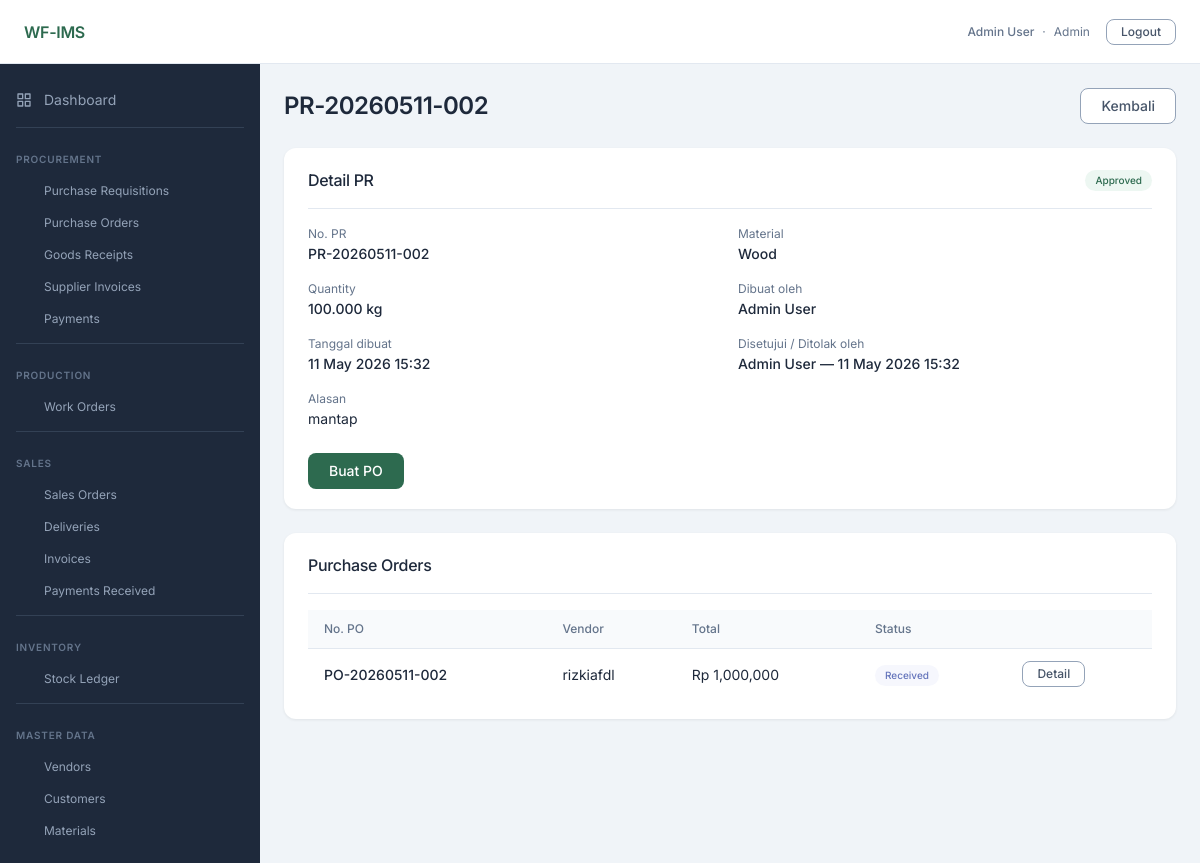
/procurement/pr/2 (signed in), run on the app's committed database.
### app/models/user.py (models this page shows, shortened)
class User(UserMixin, db.Model):
    __tablename__ = 'users'
    id = db.Column(db.Integer, primary_key=True)
    email = db.Column(db.String(120), unique=True, nullable=False)
    password_hash = db.Column(db.String(256), nullable=False)
    full_name = db.Column(db.String(100), nullable=False)
    role = db.Column(db.Enum(UserRole), nullable=False)
    is_active = db.Column(db.Boolean, default=True, nullable=False)
    created_at = db.Column(db.DateTime, default=lambda: datetime.now(timezone.utc), nullable=False)

### app/models/procurement.py (models this page shows)
class PurchaseRequisition(db.Model):
    __tablename__ = 'purchase_requisitions'
    id = db.Column(db.Integer, primary_key=True)
    pr_number = db.Column(db.String(20), unique=True, nullable=False)
    material_id = db.Column(db.Integer, db.ForeignKey('materials.id'), nullable=False)
    qty = db.Column(db.Numeric(12, 3), nullable=False)
    unit = db.Column(db.String(10), nullable=False)
    reason = db.Column(db.Text)
    status = db.Column(db.Enum(PRStatus), nullable=False, default=PRStatus.draft)
    requested_by = db.Column(db.Integer, db.ForeignKey('users.id'), nullable=False)
    approved_by = db.Column(db.Integer, db.ForeignKey('users.id'), nullable=True)
    approved_at = db.Column(db.DateTime, nullable=True)
    created_at = db.Column(db.DateTime, default=lambda: datetime.now(timezone.utc), nullable=False)
    material = db.relationship('Material', backref='purchase_requisitions')
    requester = db.relationship('User', foreign_keys=[requested_by], backref='requisitions_made')
    approver = db.relationship('User', foreign_keys=[approved_by], backref='requisitions_approved')
    purchase_orders = db.relationship('PurchaseOrder', backref='purchase_requisition', lazy='dynamic')

class PurchaseOrder(db.Model):
    __tablename__ = 'purchase_orders'
    id = db.Column(db.Integer, primary_key=True)
    po_number = db.Column(db.String(20), unique=True, nullable=False)
    pr_id = db.Column(db.Integer, db.ForeignKey('purchase_requisitions.id'), nullable=True)
    vendor_id = db.Column(db.Integer, db.ForeignKey('vendors.id'), nullable=False)
    material_id = db.Column(db.Integer, db.ForeignKey('materials.id'), nullable=False)
    qty_ordered = db.Column(db.Numeric(12, 3), nullable=False)
    unit_price = db.Column(db.Numeric(14, 2), nullable=False)
    total_amount = db.Column(db.Numeric(14, 2), nullable=False)
    expected_delivery_date = db.Column(db.Date, nullable=True)
    status = db.Column(db.Enum(POStatus), nullable=False, default=POStatus.draft)
    confirmed_at = db.Column(db.DateTime, nullable=True)
    created_by = db.Column(db.Integer, db.ForeignKey('users.id'), nullable=False)
    created_at = db.Column(db.DateTime, default=lambda: datetime.now(timezone.utc), nullable=False)
    material = db.relationship('Material', backref='purchase_orders')
    creator = db.relationship('User', foreign_keys=[created_by], backref='purchase_orders_created')
    goods_receipts = db.relationship('GoodsReceipt', backref='purchase_order', lazy='dynamic')
    supplier_invoices = db.relationship('SupplierInvoice', backref='purchase_order', lazy='dynamic')

### app/models/master.py (models this page shows)
class Material(db.Model):
    __tablename__ = 'materials'
    id = db.Column(db.Integer, primary_key=True)
    name = db.Column(db.String(100), nullable=False)
    unit = db.Column(db.String(10), nullable=False)  # kg|ton|bag
    reorder_point = db.Column(db.Numeric(12, 3), default=0)
    material_type = db.Column(db.Enum(MaterialType), nullable=False)
    created_at = db.Column(db.DateTime, default=lambda: datetime.now(timezone.utc), nullable=False)
    bom_as_fg = db.relationship(
        'BOMItem', foreign_keys='BOMItem.fg_material_id',
        backref='fg_material', lazy='dynamic',
    )
    bom_as_rm = db.relationship(
        'BOMItem', foreign_keys='BOMItem.rm_material_id',
        backref='rm_material', lazy='dynamic',
    )

class Vendor(db.Model):
    __tablename__ = 'vendors'
    id = db.Column(db.Integer, primary_key=True)
    name = db.Column(db.String(100), nullable=False)
    contact_name = db.Column(db.String(100))
    phone = db.Column(db.String(20))
    email = db.Column(db.String(120))
    address = db.Column(db.Text)
    payment_terms = db.Column(db.Integer)  # days
    is_active = db.Column(db.Boolean, default=True, nullable=False)
    created_at = db.Column(db.DateTime, default=lambda: datetime.now(timezone.utc), nullable=False)
    purchase_orders = db.relationship('PurchaseOrder', backref='vendor', lazy='dynamic')
    supplier_invoices = db.relationship('SupplierInvoice', backref='vendor', lazy='dynamic')

### app/blueprints/procurement/routes.py (the view)
@bp.route('/pr/<int:pr_id>')
@login_required
def pr_detail(pr_id):
    pr = PurchaseRequisition.query.get_or_404(pr_id)
    return render_template('procurement/pr_detail.html', pr=pr)

### app/models/user.py (called while the page is built)
@login_manager.user_loader
def load_user(user_id):
    return User.query.get(int(user_id))

### app/templates/procurement/pr_detail.html (shortened to what this page needs)
{% extends 'base.html' %}
{% block content %}
{% set sbadge = {'draft':'badge-warning','submitted':'badge-info','approved':'badge-success','rejected':'badge-danger'} %}
<div class="page-header">
  <h1 class="page-title">{{ pr.pr_number }}</h1>
  <a href="{{ url_for('procurement.pr_list') }}" class="btn btn-secondary">Kembali</a>
</div>
<div class="card">
  <div class="card-header">
    <p class="card-title">Detail PR</p>
    <span class="badge {{ sbadge.get(pr.status.value, 'badge-neutral') }}">
      {{ pr.status.value | replace('_',' ') | title }}
    </span>
  </div>
  <div class="grid-2">
    <div>
      <p class="text-sm text-muted mb-0">No. PR</p>
      <p class="fw-medium">{{ pr.pr_number }}</p>
    </div>
    <div>
      <p class="text-sm text-muted mb-0">Material</p>
      <p class="fw-medium">{{ pr.material.name }}</p>
    </div>
    <div>
      <p class="text-sm text-muted mb-0">Quantity</p>
      <p class="fw-medium">{{ pr.qty }} {{ pr.unit }}</p>
    </div>
    <div>
      <p class="text-sm text-muted mb-0">Dibuat oleh</p>
      <p class="fw-medium">{{ pr.requester.full_name }}</p>
    </div>
    <div>
      <p class="text-sm text-muted mb-0">Tanggal dibuat</p>
      <p class="fw-medium">{{ pr.created_at.strftime('%d %b %Y %H:%M') }}</p>
    </div>
    {% if pr.approver %}
    <div>
      <p class="text-sm text-muted mb-0">Disetujui / Ditolak oleh</p>
      <p class="fw-medium">{{ pr.approver.full_name }} — {{ pr.approved_at.strftime('%d %b %Y %H:%M') }}</p>
    </div>
    {% endif %}
  </div>
  {% if pr.reason %}
  <div class="mt-4">
    <p class="text-sm text-muted mb-0">Alasan</p>
    <p>{{ pr.reason }}</p>
  </div>
  {% endif %}
  <div class="form-actions">
    {% if pr.status.value == 'draft' %}
      <form method="POST" action="{{ url_for('procurement.pr_submit', pr_id=pr.id) }}">
        <button type="submit" class="btn btn-primary">Submit</button>
      </form>
    {% elif pr.status.value == 'approved' %}
      <a href="{{ url_for('procurement.po_new', pr_id=pr.id) }}" class="btn btn-primary">Buat PO</a>
    {% endif %}
  </div>
</div>
{% if pr.purchase_orders.count() > 0 %}
<div class="card mt-6">
  <div class="card-header">
    <p class="card-title">Purchase Orders</p>
  </div>
  <table class="table">
    <thead>
      <tr><th>No. PO</th><th>Vendor</th><th>Total</th><th>Status</th><th></th></tr>
    </thead>
    <tbody>
      {% for po in pr.purchase_orders %}
      <tr>
        <td class="fw-medium">{{ po.po_number }}</td>
        <td>{{ po.vendor.name }}</td>
        <td>{{ "Rp {:,.0f}".format(po.total_amount | float) }}</td>
        <td><span class="badge badge-info">{{ po.status.value | title }}</span></td>
        <td><a href="{{ url_for('procurement.po_detail', po_id=po.id) }}" class="btn btn-secondary btn-sm">Detail</a></td>
      </tr>
      {% endfor %}
    </tbody>
  </table>
</div>
{% endif %}
{% endblock %}

### app/templates/partials/navbar.html
<nav class="navbar">
  <span class="navbar-brand">WF-IMS</span>
  <div class="navbar-right">
    {% if current_user.is_authenticated %}
      <div class="navbar-user">
        <span class="fw-medium">{{ current_user.full_name }}</span>
        <span class="text-muted">·</span>
        <span class="text-muted">{{ current_user.role.value | title }}</span>
      </div>
      <a href="{{ url_for('auth.logout') }}" class="btn btn-secondary btn-sm">Logout</a>
    {% endif %}
  </div>
</nav>

### static/css/tokens.css (style rules this page uses)
:root { --color-primary-900: #1a3d2e; --color-primary-800: #1f4d39; --color-primary-700: #245c43; --color-primary-600: #2D6A4F; --color-primary-500: #3a8a66; --color-primary-400: #52a880; --color-primary-300: #7cc4a0; --color-primary-200: #a8dbbf; --color-primary-100: #d4eedf; --color-primary-50: #edf7f2; --color-secondary-900: #0f172a; --color-secondary-800: #1e293b; --color-secondary-700: #334155; --color-secondary-600: #475569; --color-secondary-500: #64748b; --color-secondary-400: #94a3b8; --color-secondary-300: #cbd5e1; --color-secondary-200: #e2e8f0; --color-secondary-100: #f1f5f9; --color-secondary-50: #f8fafc; --color-tertiary-900: #78350f; --color-tertiary-800: #92400e; --color-tertiary-700: #b45309; --color-tertiary-600: #D97706; --color-tertiary-500: #f59e0b; --color-tertiary-400: #fbbf24; --color-tertiary-300: #fcd34d; --color-tertiary-200: #fde68a; --color-tertiary-100: #fef3c7; --color-tertiary-50: #fffbeb; --color-neutral-900: #1e2a5e; --color-neutral-800: #2d3a7a; --color-neutral-700: #4050a0; --color-neutral-600: #6474BB; --color-neutral-500: #7b8fd0; --color-neutral-400: #9daade; --color-neutral-300: #bec7eb; --color-neutral-200: #dde2f4; --color-neutral-100: #eef0f9; --color-neutral-50: #f6f7fd; --color-success: var(--color-primary-600); --color-warning: var(--color-tertiary-600); --color-danger: #dc2626; --color-info: var(--color-neutral-600); --color-bg-page: #f0f4f8; --color-bg-card: #ffffff; --color-bg-sidebar: var(--color-secondary-800); --color-text-primary: var(--color-secondary-800); --color-text-muted: var(--color-secondary-500); --color-border: var(--color-secondary-200); --font-family-base: 'Inter', sans-serif; --text-display-size: 36px; --text-display-weight: 700; --text-display-tracking: -0.72px; --text-h1-size: 24px; --text-h1-weight: 600; --text-h1-tracking: -0.48px; --text-h2-size: 20px; --text-h2-weight: 500; --text-h2-tracking: -0.40px; --text-h3-size: 16px; --text-h3-weight: 500; --text-h3-tracking: -0.32px; --text-p1-size: 14px; --text-p1-weight: 400; --text-p1-tracking: 0; --text-p2-size: 12px; --text-p2-weight: 400; --text-p2-tracking: 0; --text-p3-size: 10px; --text-p3-weight: 400; --text-p3-tracking: 0; --space-1: 4px; --space-2: 8px; --space-3: 12px; --space-4: 16px; --space-5: 20px; --space-6: 24px; --space-8: 32px; --space-10: 40px; --space-12: 48px; --space-16: 64px; }

### static/css/base.css (style rules this page uses)
*, *::before, *::after { box-sizing: border-box; margin: 0; padding: 0; }
html { font-size: 16px; -webkit-text-size-adjust: 100%; }
body { font-family: var(--font-family-base); font-size: var(--text-p1-size); font-weight: var(--text-p1-weight); color: var(--color-text-primary); background: var(--color-bg-page); line-height: 1.5; -webkit-font-smoothing: antialiased; }
a { color: var(--color-primary-600); text-decoration: none; }
h1 { font-size: var(--text-h1-size); font-weight: var(--text-h1-weight); letter-spacing: var(--text-h1-tracking); color: var(--color-text-primary); }

### static/css/layout.css (style rules this page uses)
.navbar { height: 64px; background: #fff; border-bottom: 1px solid var(--color-border); display: flex; align-items: center; justify-content: space-between; padding: 0 var(--space-6); flex-shrink: 0; z-index: 100; }
.navbar-brand { font-size: var(--text-h3-size); font-weight: 600; color: var(--color-primary-600); letter-spacing: -0.3px; }
.navbar-right { display: flex; align-items: center; gap: var(--space-4); font-size: var(--text-p2-size); color: var(--color-text-muted); }
.navbar-user { display: flex; align-items: center; gap: var(--space-2); }
.page-header { display: flex; align-items: center; justify-content: space-between; margin-bottom: var(--space-6); }
.page-title { font-size: var(--text-h1-size); font-weight: var(--text-h1-weight); letter-spacing: var(--text-h1-tracking); color: var(--color-text-primary); }

### data on the page
User: full_name "Admin User", role.value "Admin", requester.full_name "Admin User", approver.full_name "Admin User"
PurchaseRequisition: pr_number "PR-20260511-002", status.value "Approved", qty "100.000", unit "kg", created_at "11 May 2026 15:32", approved_at "11 May 2026 15:32", reason "mantap"
Material: material.name "Wood"
PurchaseOrder: po_number "PO-20260511-002", vendor.name "rizkiafdl", total_amount "Rp 1,000,000", status.value "Received"
